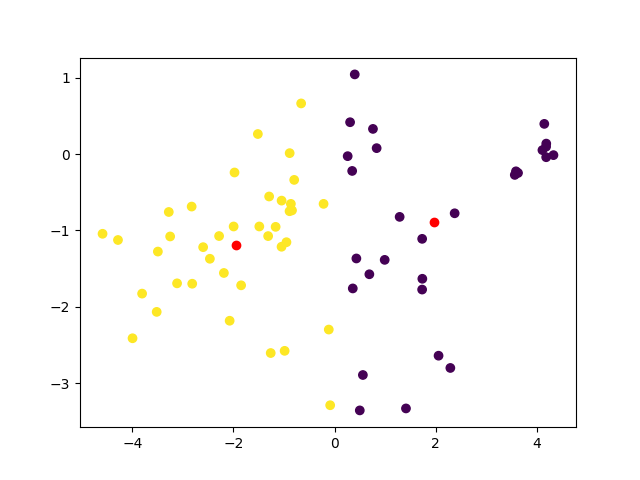

Reproduce this figure in Python.
import soundfile as sf
import scipy.io.wavfile as wave
#import panda as pd
import numpy as np
import matplotlib.pyplot as plt
import scipy 
import os
import sys
import scipy.cluster.vq as vq
from sklearn.manifold import TSNE

os.chdir(os.path.dirname(__file__))

def matrice_entropies():
    sig, r = sf.read("ONECAT_20200114_152058_174.wav")

    data = sig[::2]
    #diff = np.diff(data)
    diff = np.zeros(len(data))
    for i in range(1, len(data) - 1):
        diff[i] = data[i+1]-data[i]


    matrice = []
    matrice_resample = []
    entropies = []
    entropies_resample = []
    e_faible = []
    pas = 640
    for start in range(0, len(diff)-pas, pas):
        interval = diff[start : start + pas * 2]

        auto_corr = scipy.signal.correlate(interval, interval)
        # Symétrie de l'auto-corrélation donc on prend la moitié et garder le 1/20ème après.
        resamp_auto_corr = auto_corr[len(auto_corr)//2:len(auto_corr)//2 + len(auto_corr)//20]
        resamp_auto_corr = scipy.signal.resample(resamp_auto_corr, 10)

        z_resample = resamp_auto_corr - min(resamp_auto_corr) + 1e-100 #sys.float_info.epsilon
        p_resample = z_resample / sum(z_resample)
        H_resample = scipy.stats.entropy(p_resample) 

        #z = auto_corr - min(auto_corr) + 1e-100 #sys.float_info.epsilon
        #p = z / sum(z)
        #H = scipy.stats.entropy(p)

        #entropies.append(H)
        #matrice.append(p)

        entropies_resample.append(H_resample)
        
        #matrice_resample.append(resamp_auto_corr)
        matrice_resample.append(p_resample)


    np.save("matrice.txt", matrice)
    np.save("entropies.txt", entropies)
    np.save("matrice_resample.txt", matrice_resample)
    np.save("entropies_resample.txt", entropies_resample)
    np.save("e_faible.txt", e_faible)
    
    return matrice, entropies, matrice_resample, entropies_resample, e_faible

#matrice, entropies, matrice_resample, entropies_resample, e_faible = matrice_entropies()



#matrice = np.load("matrice.txt.npy")
#entropies = np.load("entropies.txt.npy")

matrice_resample = np.load("matrice_resample.txt.npy")
entropies_resample = np.load("entropies_resample.txt.npy")


#matrice = np.array(matrice)
#cumsum_H = np.cumsum(entropies)

entropies = np.array(entropies_resample)
idx_faible_entropie = np.where(entropies < 1.6)
idx_forte_entropie = np.where(entropies > 1.6)

matrice = np.array(matrice_resample)
mode_1 = matrice[idx_faible_entropie]
mode_2 = matrice[idx_forte_entropie]

print("Mode 1: ", mode_1.shape)
print("Mode 2: ", mode_2.shape)


# Clustering
#union = np.vstack((mode_1, mode_2))
#union.reshape(-1, 2)
#union = e_faible

tsne = TSNE(n_components=2, random_state=0, perplexity=30, max_iter=1000)
mode_1_2d = tsne.fit_transform(mode_1)

codebook,distorsion = scipy.cluster.vq.kmeans(mode_1_2d,2)
#print(codebook)
labels, _ = scipy.cluster.vq.vq(mode_1_2d, codebook)
plt.scatter(mode_1_2d[:,0], mode_1_2d[:,1],c=labels)

plt.scatter(codebook[:,0], codebook[:,1],c='r')

plt.savefig("clustering.png")
plt.show()

plt.hist2d(mode_1_2d[:,0], mode_1_2d[:, 1])
plt.show()

fig = plt.figure(figsize=(20, 20))



entropie_faible_plot = fig.add_subplot(221)
moy_1 = 0
for i in range(10):
    #entropie_faible_plot.plot(mode_1[i], 'r')
    moy_1 += mode_1[i]
moy_1 = moy_1 / 10
entropie_faible_plot.plot(moy_1, 'r')
entropie_faible_plot.set_title("Moyenne entropie faible")

entropie_forte_plot = fig.add_subplot(222)
moy_2 = 0
for i in range(10):
    #entropie_forte_plot.plot(mode_2[i], 'b')
    moy_2 += mode_2[i]
moy_2 = moy_2 / 10
entropie_forte_plot.plot(moy_2, 'b')
entropie_forte_plot.set_title("Moyenne entropie forte")


comparaison_plot = fig.add_subplot(223)
comparaison_plot.plot(moy_1, 'r')
comparaison_plot.plot(moy_2, 'b')

comparaison_plot.set_title("Comparaison des moyennes")



hist = fig.add_subplot(224)

hist.hist(entropies_resample, 200, color='orange')
hist.set_title("Histogramme des entropies (resample)")
hist.set_xlabel("Entropie")
hist.set_ylabel("Fréquence")


plt.savefig("signal_1sur2_resample.png")

plt.show()
